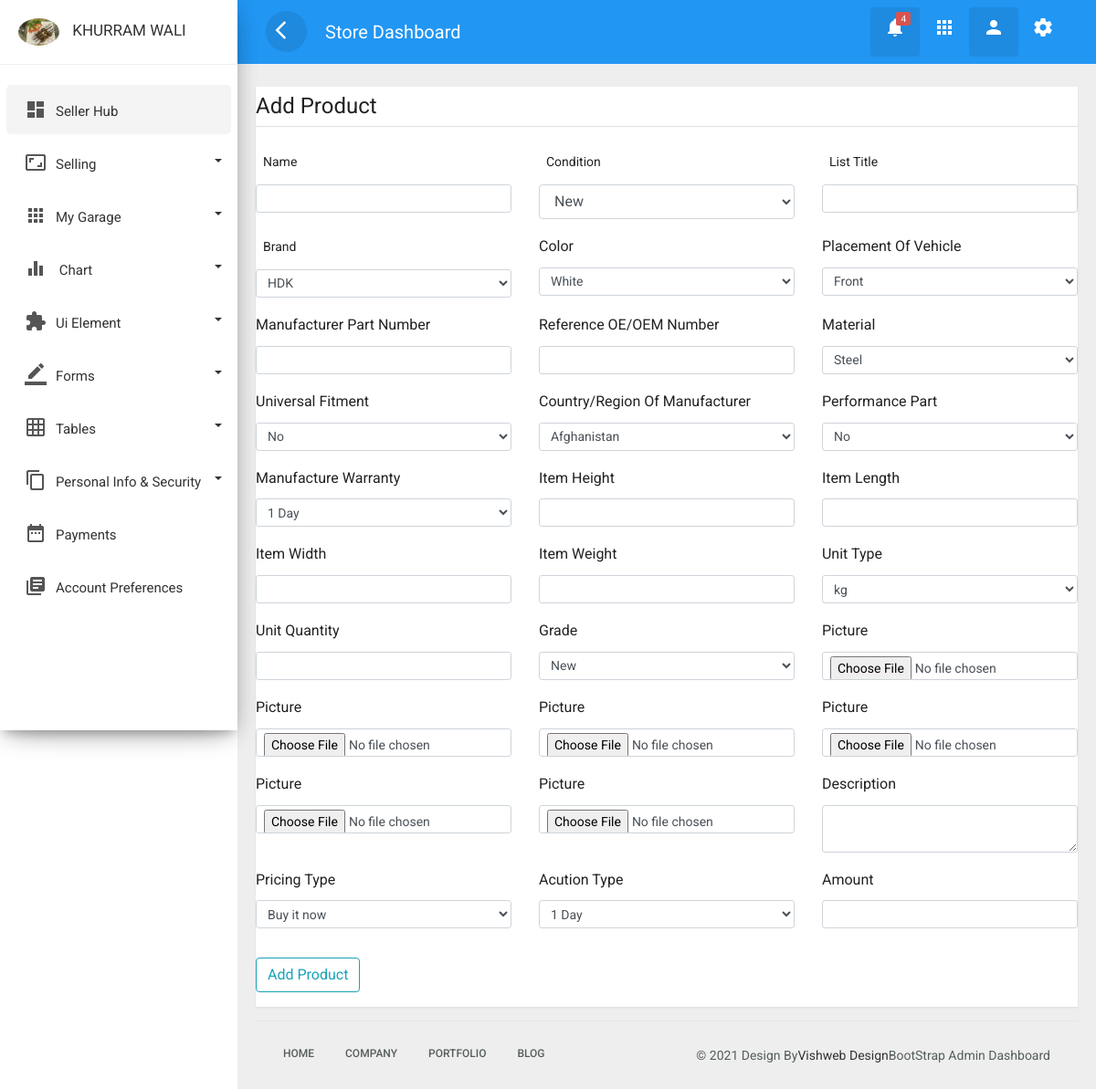
Screenshot of /add_prod (signed in) with the database file from the repository.
### website/models.py (models this page shows, shortened)
class User(db.Model, UserMixin):
    id = db.Column(db.Integer, primary_key=True)
    username = db.Column(db.String(20), unique=True, nullable=False)
    email = db.Column(db.String(120), unique=True, nullable=False)
    image_file = db.Column(db.String(50), nullable=False,
                           default='default.png')
    password = db.Column(db.String(100), nullable=False)
    timestamp = db.Column(db.DateTime, nullable=False,
                          default=datetime.utcnow)
    last_update = db.Column(db.DateTime,
                            default=datetime.utcnow, onupdate=datetime.utcnow)
    fname = db.Column(db.String(20))
    mname = db.Column(db.String(20))
    lname = db.Column(db.String(20))
    profession = db.Column(db.Integer, nullable=False)
    cnic_num = db.Column(db.String(13), unique=True)
    phone_num = db.Column(db.String(11), unique=True)
    country = db.Column(db.Integer, nullable=False)
    state = db.Column(db.Integer, nullable=False)
    city = db.Column(db.Integer, nullable=False)
    districts = db.Column(db.Integer, nullable=False)
    town = db.Column(db.Integer, nullable=False)
    area = db.Column(db.Integer, nullable=False)
    house = db.Column(db.String(50))
    street = db.Column(db.String(50))
    verification_remarks = db.Column(
        db.String(250), default="User not verified for work on this plateform")
    detail_verified = db.Column(db.Boolean, default=False)
    is_admin = db.Column(db.Boolean, default=False)
    level = db.Column(db.String(50), default="User")
    company_name = db.Column(db.String(50), nullable=False)
    mobile = db.Column(db.String(11), nullable=False)
    img_ntn = db.Column(db.String(50), nullable=False,
                        default='image-not-found.jpg')
    img_logo = db.Column(db.String(50), nullable=False,
                         default='image-not-found.jpg')
    webpage = db.Column(db.String(100), nullable=False)
    leaving_date = db.Column(db.DateTime, nullable=False,
                             default=datetime.utcnow)
    leaving_comint = db.Column(
        db.String(1000), default="Empty", nullable=False)
    orders = db.relationship('Neworder', backref='author', lazy='dynamic')
    posts = db.relationship('Post', backref='author', lazy='dynamic')
    user_vehicles = db.relationship(
        'Uservehicle', backref='user', lazy='dynamic')
    products = db.relationship('Product', backref='user', lazy='dynamic')
    brands = db.relationship('Brand', backref='user', lazy='dynamic')
    itemconds = db.relationship('Itemcond', backref='user', lazy='dynamic')
    colors = db.relationship('Color', backref='user', lazy='dynamic')
    placementofvehicles = db.relationship(
        'Placementofvehicle', backref='user', lazy='dynamic')
    materials = db.relationship(
        'Material', backref='user', lazy='dynamic')

### website/products.py (the view)
@prod.route('/add_prod')
@login_required
def add_prod():
    form = AddProd()
    form.item_cond.choices = [(itemcond.id, itemcond.cond_name)
                              for itemcond in Itemcond.query.all()]
    form.item_brand.choices = [(brand.id, brand.brand_name)
                               for brand in Brand.query.all()]
    form.color.choices = [(color.id, color.color_name)
                          for color in Color.query.all()]
    form.pov.choices = [(pov.id, pov.pov_name)
                        for pov in Placementofvehicle.query.all()]
    form.material.choices = [(material.id, material.material_name)
                             for material in Material.query.all()]
    form.c_r_o_manufacture.choices = [
        (country.id, country.country) for country in Country.query.all()]
    return render_template('create_product.html', title='Add Product', form=form, legend='Add Product')

### website/models.py (called while the page is built)
@login_manager.user_loader
def load_user(user_id):
    return User.query.get(int(user_id))

### website/templates/create_product.html (shortened to what this page needs)
{% extends 'sidebar_dashboard.html' %}
{% block page_content %}
<div id="content">
    {% include 'includes/header.html' %}
    <div class="main-content">
        <div class="row ">
            {% include 'includes/prod_create.html' %}
        </div>
        {% include 'includes/footer.html' %}
    </div>
</div>
{% endblock page_content %}

### website/templates/sidebar_dashboard.html (shortened to what this page needs)
<!doctype html>
<html lang="en">
<head>
    <link rel="stylesheet" href="{{url_for('static',filename='bootstrap.min.css')}}">
    <link rel="stylesheet" href="{{url_for('static',filename='custom.css')}}">
    <link rel="stylesheet" href="{{url_for('static',filename='style.css')}}">
</head>
<div>
    <div class="wrapper">
        <nav id="sidebar">
            <div class="sidebar-header">
                <h3><a href="{{url_for('auth.account')}}">
                        <img src="{{ url_for('static', filename='profile_pics/' + current_user.image_file) }}"
                            class="rounded-circle img-fluid" />
                    </a>
                    <a href="{{url_for('auth.account')}}">
                        <span>
                            {% if current_user.fname == None %}
                            {{ current_user.username }}
                            {% else %}
                            {% if current_user.mname == None %}
                            {{ current_user.fname }} {{ current_user.lname }}
                            {% else %}
                            {{ current_user.fname }} {{ current_user.mname }} {{ current_user.lname }}
                            {% endif %}
                            {% endif %}
                        </span>
                    </a>
                </h3>
            </div>
            <ul class="list-unstyled components">
                <li class="active">
                    <a href="#" class="dashboard"><i class="material-icons">dashboard</i><span>Seller Hub</span></a>
                </li>
                <li class="dropdown">
                    <a href="#homeSubmenu1" data-toggle="collapse" aria-expanded="false" class="dropdown-toggle">
                        <i class="material-icons">aspect_ratio</i><span>Selling</span></a>
                </li>
                <li class="dropdown">
                    <a href="#pageSubmenu2" data-toggle="collapse" aria-expanded="false" class="dropdown-toggle">
                        <i class="material-icons">apps</i><span>My Garage</span></a>
                </li>
                <li class="dropdown">
                    <a href="#pageSubmenu3" data-toggle="collapse" aria-expanded="false" class="dropdown-toggle">
                        <i class="material-icons">equalizer</i>
                        <span>chart</span></a>
                </li>
                <li class="dropdown">
                    <a href="#pageSubmenu4" data-toggle="collapse" aria-expanded="false" class="dropdown-toggle">
                        <i class="material-icons">extension</i><span>ui element</span></a>
                </li>
                <li class="dropdown">
                    <a href="#pageSubmenu5" data-toggle="collapse" aria-expanded="false" class="dropdown-toggle">
                        <i class="material-icons">border_color</i><span>forms</span></a>
                </li>
                <li class="dropdown">
                    <a href="#pageSubmenu6" data-toggle="collapse" aria-expanded="false" class="dropdown-toggle">
                        <i class="material-icons">grid_on</i><span>tables</span></a>
                </li>
                <li class="dropdown">
                    <a href="#pageSubmenu7" data-toggle="collapse" aria-expanded="false" class="dropdown-toggle">
                        <i class="material-icons">content_copy</i><span>Personal Info & Security</span></a>
                </li>
                <li class="">
                    <a href="#"><i class="material-icons">date_range</i><span>Payments</span></a>
                </li>
                <li class="">
                    <a href="#"><i class="material-icons">library_books</i><span>Account Preferences</span></a>
                </li>
            </ul>
        </nav>
        {% block page_content %}
        {% endblock %}
    </div>
</div>
</body>
</html>

### website/static/custom.css (style rules this page uses)
body, html { line-height: 1.8; font-family: 'Roboto', sans-serif; color: #555e58; text-transform:capitalize; text-rendering: optimizeLegibility !important; -webkit-font-smoothing: antialiased !important; font-weight: 400; margin:0px; padding:0px; }
h1, h2, h3, h4, h5, h6, .h1, .h2, .h3, .h4 { font-weight: 400; line-height: 1.5em; }
a { color: #333; font-weight: 400; }
ul, ol { padding: 0; margin:0px; list-style: none; }
a, a:hover, a:focus { color: #333; text-decoration: none; transition: all 0.3s; }
.material-icons { font-family: 'Material Icons'; font-weight: normal; font-style: normal; font-size: 24px; display: inline-block; line-height: 1; text-transform: none; letter-spacing: normal; word-wrap: normal; white-space: nowrap; direction: ltr; -webkit-font-smoothing: antialiased; text-rendering: optimizeLegibility; -moz-osx-font-smoothing: grayscale; font-feature-settings: 'liga'; }
.wrapper { position: relative; width:100%; overflow:auto; }
#sidebar { position:fixed; height:100vh!important; top: 0; bottom: 0; left: 0; z-index:11; width: 260px; overflow:auto; transition:all 0.3s ; background: #FFFFFF; box-shadow: 0 10px 30px -12px rgb(0 0 0 / 42%), 0 4px 25px 0px rgb(0 0 0 / 12%), 0 8px 10px -5px rgb(0 0 0 / 20%); }
#sidebar .sidebar-header { padding:20px; background-color:#ffffff; border-bottom:1px solid #eee; }
.sidebar-header h3 { color:#333; font-size:17px; margin:0px; text-transform:uppercase; transition:all 0.5s ease; font-weight:600; }
.sidebar-header h3 img { width:45px; margin-right:10px; }
#sidebar ul li { padding:2px 7px; }
#sidebar ul li.active>a { color: #333; background-color: rgba(200, 200, 200, 0.2); }
.dropdown-toggle::after { position: absolute; right: 10px; top: 23px; }
#sidebar ul.components { padding: 20px 0; }
#sidebar ul li a { padding: 10px; line-height: 30px; border-radius:5px; font-size: 15px; position:relative;' font-weight: 400; display: block; }
#sidebar ul li a span { text-transform:capitalize; display:inline-block; }
#sidebar ul li a i { position: relative; margin-right: 10px; top: 5px; color: #555555; margin-left: 10px; }
#content { position: relative; transition: all 0.3s; background-color: #EEEEEE; }
.main-content { padding:10px 20px 0px 20px; position: relative; width: 100%; }
@media only screen and (min-width:992px) { #content { width: calc(100% - 260px); position: relative; float: right; transition: all 0.3s; background-color: #EEEEEE; } }

### website/static/style.css (style rules this page uses)
* { margin: 0; padding: 0; }
a { text-decoration: none; -webkit-transition: all 0.5s ease-in-out 0s; -o-transition: all 0.5s ease-in-out 0s; transition: all 0.5s ease-in-out 0s; -moz-transition: all 0.5s ease-in-out 0s; -ms-transition: all 0.5s ease-in-out 0s; }

### rows the page displays
User: image_file (picture), fname "KHURRAM", lname "WALI"

### other values shown
{{ legend }} "Add Product"
